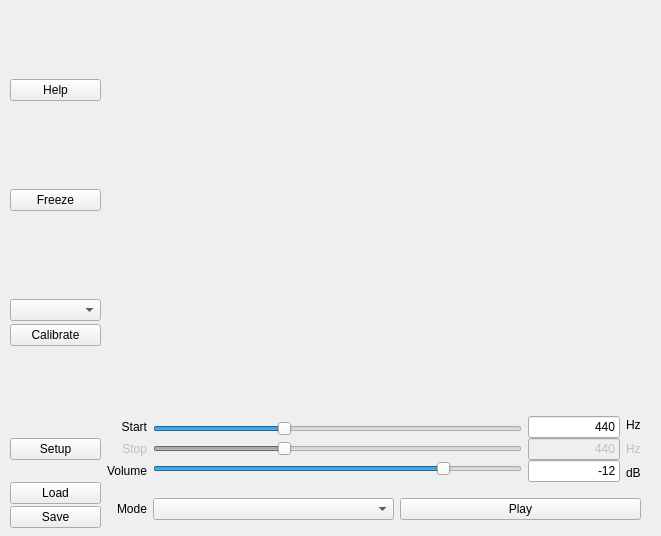
<?xml version="1.0" encoding="UTF-8"?>
<ui version="4.0">
 <class>ui_AudioHelperGUI</class>
 <widget class="QWidget" name="ui_AudioHelperGUI">
  <property name="geometry">
   <rect>
    <x>0</x>
    <y>0</y>
    <width>661</width>
    <height>536</height>
   </rect>
  </property>
  <property name="windowTitle">
   <string>Form</string>
  </property>
  <widget class="QWidget" name="gridLayoutWidget">
   <property name="geometry">
    <rect>
     <x>10</x>
     <y>10</y>
     <width>641</width>
     <height>520</height>
    </rect>
   </property>
   <layout class="QGridLayout" name="gridLayout" rowstretch="1,0" columnstretch="1,6">
    <item row="1" column="1">
     <layout class="QVBoxLayout" name="verticalLayout">
      <property name="rightMargin">
       <number>10</number>
      </property>
      <item>
       <layout class="QHBoxLayout" name="horizontalLayout" stretch="0,4,1,0">
        <item>
         <layout class="QVBoxLayout" name="verticalLayout_6">
          <property name="spacing">
           <number>0</number>
          </property>
          <property name="leftMargin">
           <number>0</number>
          </property>
          <property name="topMargin">
           <number>0</number>
          </property>
          <property name="rightMargin">
           <number>0</number>
          </property>
          <item>
           <widget class="QLabel" name="lbl_aud_gen_freq1">
            <property name="text">
             <string>Start</string>
            </property>
            <property name="alignment">
             <set>Qt::AlignRight|Qt::AlignTrailing|Qt::AlignVCenter</set>
            </property>
           </widget>
          </item>
          <item>
           <widget class="QLabel" name="lbl_aud_gen_freq2">
            <property name="enabled">
             <bool>false</bool>
            </property>
            <property name="text">
             <string>Stop</string>
            </property>
            <property name="alignment">
             <set>Qt::AlignRight|Qt::AlignTrailing|Qt::AlignVCenter</set>
            </property>
           </widget>
          </item>
          <item>
           <widget class="QLabel" name="lbl_aud_gen_vol">
            <property name="text">
             <string>Volume</string>
            </property>
            <property name="alignment">
             <set>Qt::AlignRight|Qt::AlignTrailing|Qt::AlignVCenter</set>
            </property>
           </widget>
          </item>
         </layout>
        </item>
        <item>
         <layout class="QVBoxLayout" name="verticalLayout_2">
          <property name="spacing">
           <number>0</number>
          </property>
          <item>
           <widget class="QSlider" name="sld_aud_gen_freq1">
            <property name="minimum">
             <number>1700</number>
            </property>
            <property name="maximum">
             <number>4400</number>
            </property>
            <property name="pageStep">
             <number>1000</number>
            </property>
            <property name="value">
             <number>2643</number>
            </property>
            <property name="orientation">
             <enum>Qt::Horizontal</enum>
            </property>
           </widget>
          </item>
          <item>
           <widget class="QSlider" name="sld_aud_gen_freq2">
            <property name="enabled">
             <bool>false</bool>
            </property>
            <property name="minimum">
             <number>1700</number>
            </property>
            <property name="maximum">
             <number>4400</number>
            </property>
            <property name="pageStep">
             <number>1000</number>
            </property>
            <property name="value">
             <number>2643</number>
            </property>
            <property name="orientation">
             <enum>Qt::Horizontal</enum>
            </property>
           </widget>
          </item>
          <item>
           <widget class="QSlider" name="sld_aud_gen_vol">
            <property name="minimum">
             <number>-60</number>
            </property>
            <property name="maximum">
             <number>0</number>
            </property>
            <property name="pageStep">
             <number>10</number>
            </property>
            <property name="value">
             <number>-12</number>
            </property>
            <property name="orientation">
             <enum>Qt::Horizontal</enum>
            </property>
            <property name="tickPosition">
             <enum>QSlider::NoTicks</enum>
            </property>
           </widget>
          </item>
         </layout>
        </item>
        <item>
         <layout class="QVBoxLayout" name="verticalLayout_3">
          <property name="spacing">
           <number>0</number>
          </property>
          <item>
           <widget class="QLineEdit" name="txt_aud_gen_freq1">
            <property name="text">
             <string>440</string>
            </property>
            <property name="alignment">
             <set>Qt::AlignRight|Qt::AlignTrailing|Qt::AlignVCenter</set>
            </property>
           </widget>
          </item>
          <item>
           <widget class="QLineEdit" name="txt_aud_gen_freq2">
            <property name="enabled">
             <bool>false</bool>
            </property>
            <property name="text">
             <string>440</string>
            </property>
            <property name="alignment">
             <set>Qt::AlignRight|Qt::AlignTrailing|Qt::AlignVCenter</set>
            </property>
           </widget>
          </item>
          <item>
           <widget class="QLineEdit" name="txt_aud_gen_vol">
            <property name="text">
             <string>-12</string>
            </property>
            <property name="alignment">
             <set>Qt::AlignRight|Qt::AlignTrailing|Qt::AlignVCenter</set>
            </property>
           </widget>
          </item>
         </layout>
        </item>
        <item>
         <layout class="QVBoxLayout" name="verticalLayout_8">
          <item>
           <widget class="QLabel" name="lbl_aud_gen_freq1_unit">
            <property name="text">
             <string>Hz</string>
            </property>
           </widget>
          </item>
          <item>
           <widget class="QLabel" name="lbl_aud_gen_freq2_unit">
            <property name="enabled">
             <bool>false</bool>
            </property>
            <property name="text">
             <string>Hz</string>
            </property>
           </widget>
          </item>
          <item>
           <widget class="QLabel" name="lbl_aud_gen_vol_unit">
            <property name="text">
             <string>dB</string>
            </property>
           </widget>
          </item>
         </layout>
        </item>
       </layout>
      </item>
      <item>
       <layout class="QHBoxLayout" name="horizontalLayout_2">
        <property name="topMargin">
         <number>10</number>
        </property>
        <property name="bottomMargin">
         <number>10</number>
        </property>
        <item>
         <widget class="QLabel" name="label_3">
          <property name="minimumSize">
           <size>
            <width>10</width>
            <height>0</height>
           </size>
          </property>
          <property name="maximumSize">
           <size>
            <width>40</width>
            <height>16777215</height>
           </size>
          </property>
          <property name="text">
           <string>Mode</string>
          </property>
          <property name="alignment">
           <set>Qt::AlignRight|Qt::AlignTrailing|Qt::AlignVCenter</set>
          </property>
         </widget>
        </item>
        <item>
         <widget class="QComboBox" name="cmb_aud_gen_mode"/>
        </item>
        <item>
         <widget class="QPushButton" name="btn_aud_gen_enable">
          <property name="text">
           <string>Play</string>
          </property>
         </widget>
        </item>
       </layout>
      </item>
     </layout>
    </item>
    <item row="0" column="1">
     <widget class="QWidget" name="plt_canvas" native="true">
      <property name="sizePolicy">
       <sizepolicy hsizetype="Preferred" vsizetype="Preferred">
        <horstretch>0</horstretch>
        <verstretch>0</verstretch>
       </sizepolicy>
      </property>
     </widget>
    </item>
    <item row="0" column="0">
     <layout class="QVBoxLayout" name="verticalLayout_4">
      <property name="spacing">
       <number>3</number>
      </property>
      <item alignment="Qt::AlignHCenter|Qt::AlignTop">
       <widget class="QLabel" name="img_herman">
        <property name="enabled">
         <bool>true</bool>
        </property>
        <property name="frameShape">
         <enum>QFrame::NoFrame</enum>
        </property>
        <property name="frameShadow">
         <enum>QFrame::Plain</enum>
        </property>
        <property name="text">
         <string/>
        </property>
        <property name="textFormat">
         <enum>Qt::RichText</enum>
        </property>
        <property name="pixmap">
         <pixmap>Herman.png</pixmap>
        </property>
        <property name="scaledContents">
         <bool>false</bool>
        </property>
       </widget>
      </item>
      <item alignment="Qt::AlignTop">
       <widget class="QPushButton" name="btn_help">
        <property name="text">
         <string>Help</string>
        </property>
       </widget>
      </item>
      <item>
       <spacer name="horizontalSpacer_3">
        <property name="orientation">
         <enum>Qt::Horizontal</enum>
        </property>
        <property name="sizeHint" stdset="0">
         <size>
          <width>40</width>
          <height>20</height>
         </size>
        </property>
       </spacer>
      </item>
      <item alignment="Qt::AlignVCenter">
       <widget class="QPushButton" name="btn_aud_ana_enable">
        <property name="text">
         <string>Freeze</string>
        </property>
       </widget>
      </item>
      <item>
       <spacer name="horizontalSpacer_4">
        <property name="orientation">
         <enum>Qt::Horizontal</enum>
        </property>
        <property name="sizeHint" stdset="0">
         <size>
          <width>40</width>
          <height>20</height>
         </size>
        </property>
       </spacer>
      </item>
      <item alignment="Qt::AlignBottom">
       <widget class="QComboBox" name="cmb_aud_ana_cal"/>
      </item>
      <item alignment="Qt::AlignTop">
       <widget class="QPushButton" name="btn_aud_ana_cal">
        <property name="text">
         <string>Calibrate</string>
        </property>
       </widget>
      </item>
      <item>
       <spacer name="horizontalSpacer_5">
        <property name="orientation">
         <enum>Qt::Horizontal</enum>
        </property>
        <property name="sizeHint" stdset="0">
         <size>
          <width>40</width>
          <height>20</height>
         </size>
        </property>
       </spacer>
      </item>
     </layout>
    </item>
    <item row="1" column="0">
     <layout class="QVBoxLayout" name="verticalLayout_5">
      <property name="spacing">
       <number>0</number>
      </property>
      <item>
       <spacer name="horizontalSpacer_6">
        <property name="orientation">
         <enum>Qt::Horizontal</enum>
        </property>
        <property name="sizeHint" stdset="0">
         <size>
          <width>40</width>
          <height>20</height>
         </size>
        </property>
       </spacer>
      </item>
      <item>
       <widget class="QPushButton" name="btn_setup">
        <property name="text">
         <string>Setup</string>
        </property>
       </widget>
      </item>
      <item>
       <spacer name="horizontalSpacer_2">
        <property name="orientation">
         <enum>Qt::Horizontal</enum>
        </property>
        <property name="sizeHint" stdset="0">
         <size>
          <width>40</width>
          <height>20</height>
         </size>
        </property>
       </spacer>
      </item>
      <item>
       <widget class="QPushButton" name="btn_cfg_load">
        <property name="text">
         <string>Load</string>
        </property>
       </widget>
      </item>
      <item>
       <widget class="QPushButton" name="btn_cfg_save">
        <property name="text">
         <string>Save</string>
        </property>
       </widget>
      </item>
     </layout>
    </item>
   </layout>
  </widget>
 </widget>
 <resources/>
 <connections/>
</ui>
